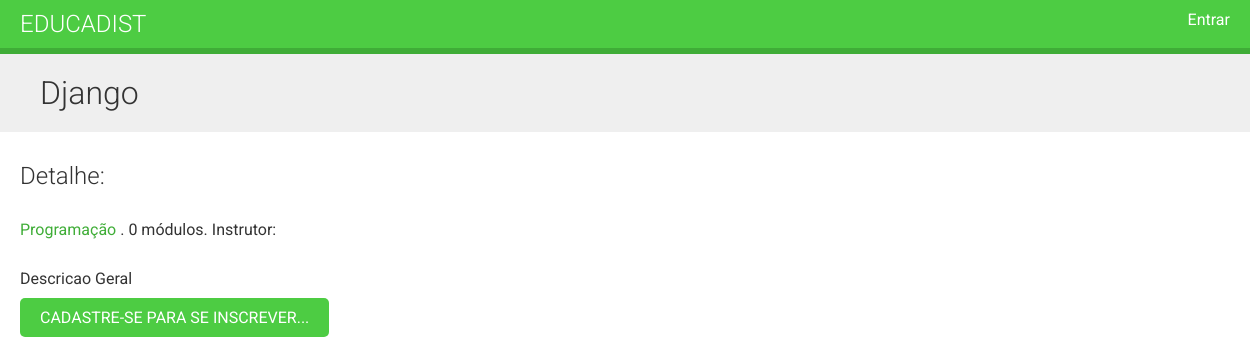
Page /meuscursos/django/ on the committed database.
### cursos/models.py (models this page shows, shortened)
class Curso(models.Model):
    dono = models.ForeignKey(User,
                             related_name='criador_curso',
                             on_delete= models.CASCADE)
    assunto = models.ForeignKey(Assunto,
                                related_name='cursos',
                                on_delete=models.CASCADE)
    titulo = models.CharField(max_length=200)
    slug = models.SlugField(max_length=200)
    desc_geral = models.TextField()
    criado = models.DateTimeField(auto_now_add=True)
    alunos = models.ManyToManyField(User,
                                    related_name='cursos_aluno',
                                    blank=True)
    class Meta:
        ordering = ['-criado']

class Assunto(models.Model):
    titulo = models.CharField(max_length=200)
    slug = models.SlugField(max_length=200, unique=True)
    class Meta:
        ordering = ['titulo']

### cursos/views.py (the view)
class DetalheCursoView(DetailView):
    model = Curso
    template_name = 'curso/detalhar.html'
    context_object_name = 'curso'
    def get_context_data(self, **kwargs):
        contexto = super().get_context_data(**kwargs)
        contexto['inscricao_form'] = InscricaoCursoForm(
                                        initial={'curso':self.object})
        return contexto

### cursos/templates/curso/detalhar.html (shortened to what this page needs)
{% extends "base.html" %}
{% block conteudo %}
{% with ass=curso.assunto %}
    <h1>
        {{ curso.titulo }}
    </h1>
    <div class="module">
        <h2>Detalhe:</h2>
        <p>
            <a href="{% url 'listar_cursos_assunto' ass.slug %}">
                {{ ass.titulo }}
            </a>.
            {{ curso.modulos.count }} módulos.
            Instrutor: {{ curso.dono.get_full_name }}
        </p>
        {{ curso.desc_geral|linebreaks }}
        {% if request.user.is_authenticated %}
            <form action="{% url 'alunos:inscricao_aluno_curso' %}"
                  method="post">
                {{ inscricao_form }}
                {% csrf_token %}
                <input type="submit" value="Inscreva-se agora!!!">
            </form>
        {% else %}
            <a href="{% url 'alunos:cadastro_aluno' %}" class="button">
                Cadastre-se para se inscrever...
            </a>
        {% endif %}
    </div>
{% endwith %}
{% endblock %}

### cursos/static/css/base.css (style rules this page uses)
body { margin:0; font-family:'Roboto', sans-serif; font-weight:400; color:#333; }
a { color:#3fad37; text-decoration:none; }
h1, h2, h3, h4, h5, h6 { font-family:'Roboto', sans-serif; font-weight:300; }
h1 { background:#efefef; width:100%; overflow:auto; padding:20px 0 20px 40px; margin:0; }
.module { padding:10px 20px; float:left; width:600px; }
.module p { margin:10px 0 20px; width:100%; float:left; }
input[type=submit], a.button { border-radius:5px; background:#4dcc43; color:#fff; font-size:16px; text-transform:uppercase; border:none; padding:10px 20px; margin:20px 0; }

### rows in the picture
Curso: titulo "Django", modulos.count "0", desc_geral "Descricao Geral"
Assunto: titulo "Programação"
